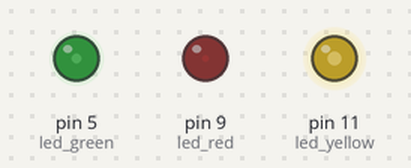
This sketch was run on a simulated Arduino Uno, built with avr-gcc and run on an emulated ATmega328P. On the bench: output pins drawn as LEDs (lit = HIGH).

Above: at 0.05 s.
At 0.35 s:
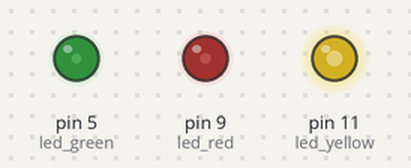
At 0.7 s:
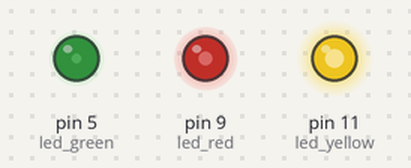
At 1.4 s:
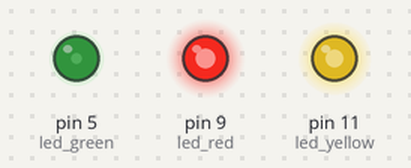
At 2.1 s:
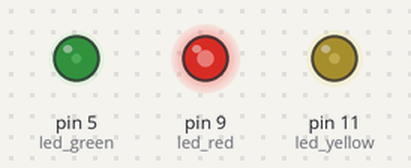
At 2.8 s:
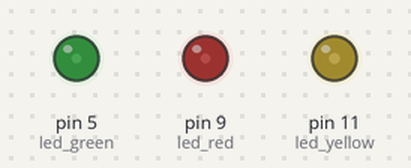
Timing chart, 0 to 7.0 s (numbered marks = the images above):
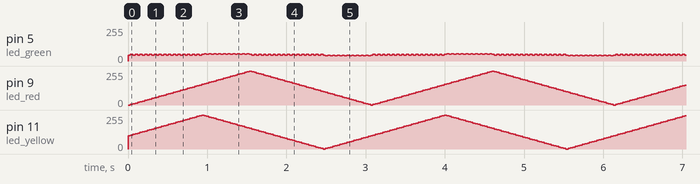

The sketch:

a_different_fade_technique.ino
```cpp
int led_red = 9;
int led_yellow = 11;
int led_green = 5;
int fadeAmount_1 = 5;
int fadeAmount_2 = 5;
int fadeAmount_3 = 5;

int brightness_1 = 0;
int brightness_2 = 100;
int brightness_3 = 300;

void setup(){
  pinMode(led_red, OUTPUT);
  pinMode(led_yellow, OUTPUT);
  pinMode(led_green, OUTPUT);
}

void loop(){
  analogWrite(led_red, brightness_1);
  analogWrite(led_yellow, brightness_2);
  analogWrite(led_green, brightness_3);

brightness_1 = brightness_1 + fadeAmount_1;
brightness_2 = brightness_2 + fadeAmount_2;
brightness_3 = brightness_3 + fadeAmount_3;

  if(brightness_1 <= 0 || brightness_1 >= 255){
    fadeAmount_1 =-fadeAmount_1;
  }else if(brightness_2 <= 0 || brightness_2 >= 255){
    fadeAmount_2 = -fadeAmount_2;
  } else if(brightness_3 <= 0 || brightness_3 >= 255){
    fadeAmount_3 = -fadeAmount_3;
  }
  delay(30);
}
```

Measured:
- by itself, pin 5 (led_green): moves between 39/255 and 54/255, repeating every 3.1 s
